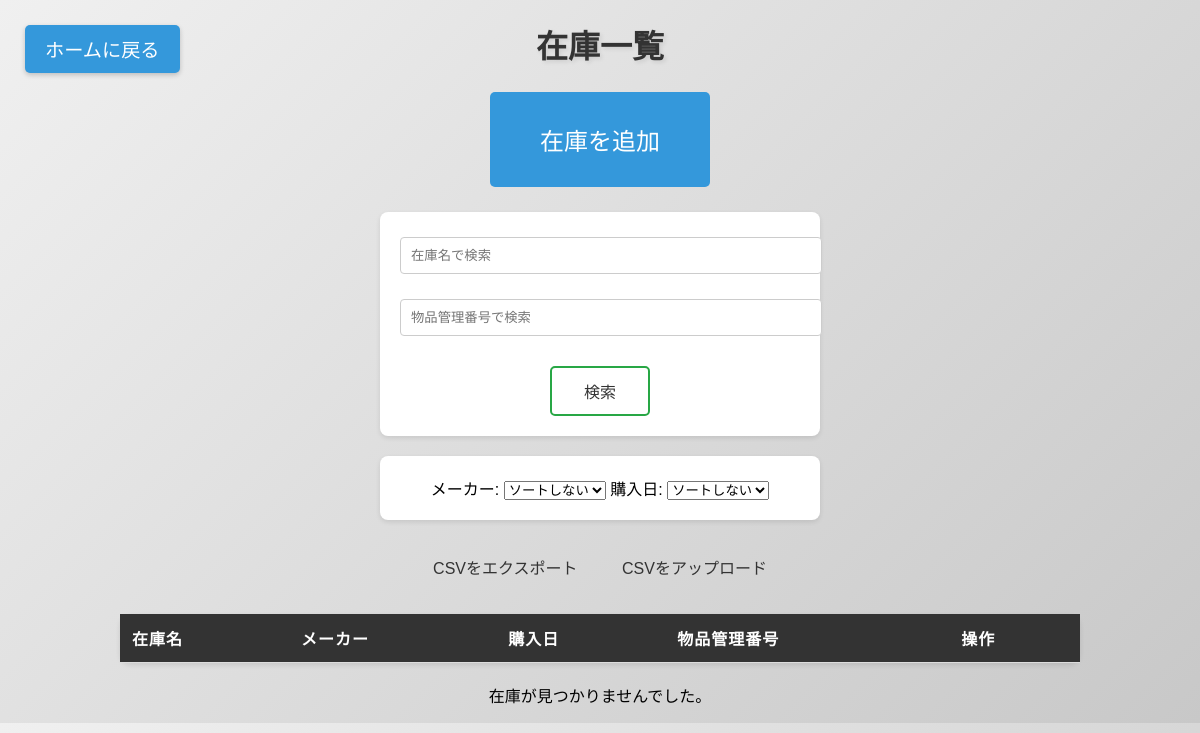
The page /inventory on the database as committed earlier.
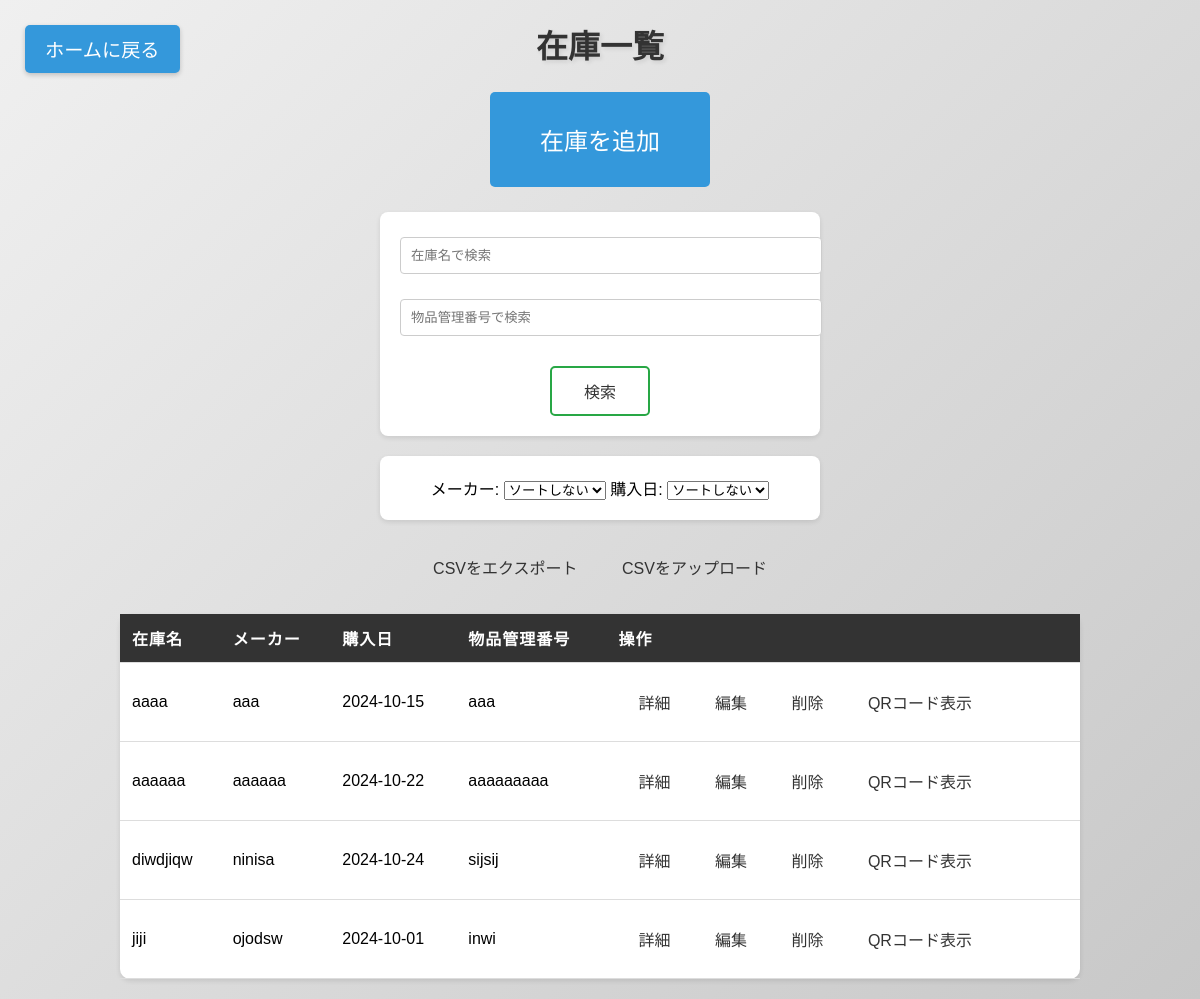
The same page on the database as committed later.
### tables this page shows
CREATE TABLE inventory (
            id INTEGER PRIMARY KEY AUTOINCREMENT,
            product_name TEXT NOT NULL,
            manufacturer TEXT NOT NULL,
            purchase_date TEXT NOT NULL,
            item_number TEXT,  -- 物品管理番号
            description TEXT   -- 説明
        );

### app.py (the view)
@app.route('/inventory')
def inventory():
    conn = get_db_connection()
    search_query = request.args.get('search')
    item_number = request.args.get('item_number')
    sort = request.args.get('sort')
    query = 'SELECT * FROM inventory WHERE 1=1'
    params = []
    if search_query:
        query += ' AND product_name LIKE ?'
        params.append('%' + search_query + '%')
    if item_number:
        query += ' AND item_number = ?'
        params.append(item_number)
    if sort == 'manufacturer':
        query += ' ORDER BY manufacturer'
    elif sort == 'purchase_date_asc':  # 購入日昇順
        query += ' ORDER BY purchase_date ASC'
    elif sort == 'purchase_date_desc':  # 購入日降順
        query += ' ORDER BY purchase_date DESC'
    products = conn.execute(query, params).fetchall()
    conn.close()
    return render_template('inventory.html', products=products)

### app.py (called while the page is built)
def get_db_connection():
    conn = sqlite3.connect('inventory.db')
    conn.row_factory = sqlite3.Row
    return conn

### templates/inventory.html (shortened to what this page needs)
<!DOCTYPE html>
<html lang="ja">
<head>
    <link rel="stylesheet" href="{{ url_for('static', filename='styles.css') }}">
    <link rel="stylesheet" href="{{ url_for('static', filename='styles.css') }}">
</head>
</head>
<body>
<h1>在庫一覧</h1>
<a href="{{ url_for('index') }}" class="back-button">ホームに戻る</a>
<a href="{{ url_for('show_add_product') }}" class="add-product-btn">在庫を追加</a>
    <form method="GET" action="{{ url_for('inventory') }}">
        <input type="text" name="search" placeholder="在庫名で検索" value="{{ request.args.get('search', '') }}">
        <input type="text" name="item_number" placeholder="物品管理番号で検索" value="{{ request.args.get('item_number', '') }}">
        <input type="submit" value="検索"style="width: 100px; height: 50px; font-size: 16px; margin-top: 10px;">
    </form>
<form method="GET" action="{{ url_for('inventory') }}">
    <label for="sort_manufacturer">メーカー:</label>
    <select id="sort_manufacturer" name="sort" onchange="this.form.submit()">
        <option value="">ソートしない</option>
    </select>
    <label for="sort_date">購入日:</label>
    <select id="sort_date" name="sort_date" onchange="this.form.submit()">
        <option value="">ソートしない</option>
    </select>
</form>
    <a href="{{ url_for('export_csv') }}">CSVをエクスポート</a>
    <a href="{{ url_for('upload_csv') }}">CSVをアップロード</a>
    <table>
        <thead>
            <tr>
                <th>在庫名</th>
                <th>メーカー</th>
                <th>購入日</th>
                <th>物品管理番号</th>
                <th>操作</th>
            </tr>
        </thead>
        <tbody>
            {% for product in products %}
                <tr>
                    <td>{{ product.product_name }}</td>
                    <td>{{ product.manufacturer }}</td>
                    <td>{{ product.purchase_date }}</td>
                    <td>{{ product.item_number }}</td>
                    <td>
                        <a href="{{ url_for('product_detail', product_id=product.id) }}">詳細</a>
                        <a href="{{ url_for('edit_product', product_id=product.id) }}">編集</a>
                        <a href="{{ url_for('delete_product', product_id=product.id) }}">削除</a>
                        <a href="{{ url_for('generate_qr', product_id=product.id) }}">QRコード表示</a>
                    </td>
                </tr>
            {% endfor %}
        </tbody>
    </table>
    {% if not products %}
        <p>在庫が見つかりませんでした。</p>
    {% endif %}
</body>
</html>

### static/styles.css (style rules this page uses)
body { font-family: 'Sacramento', cursive; margin: 0; padding: 0; background-color: #f4f4f4; background: linear-gradient(135deg, #f0f0f0, #c8c8c8); }
h1, h2 { text-align: center; color: #333; margin-bottom: 20px; text-shadow: 2px 2px 4px rgba(0, 0, 0, 0.1); }
a { text-decoration: none; color: #333; position: relative; display: inline-block; padding: 10px 15px; margin: 5px; transition: all 0.3s ease; background-color: transparent; }
a::after { content: ''; position: absolute; width: 100%; height: 2px; bottom: 0; left: 0; background-color: #ab1717; transform: scaleX(0); transform-origin: right; transition: transform 0.3s ease; }
table { width: 80%; margin: 20px auto; border-collapse: collapse; background-color: white; box-shadow: 0 2px 5px rgba(0, 0, 0, 0.1); border-radius: 10px; }
th, td { padding: 12px; text-align: left; border-bottom: 1px solid #ddd; }
th { background-color: #333; color: white; text-transform: uppercase; letter-spacing: 1px; }
form { max-width: 400px; margin: 20px auto; padding: 20px; background-color: white; box-shadow: 0 2px 5px rgba(0, 0, 0, 0.1); border-radius: 8px; }
input[type="text"], input[type="date"] { width: 100%; padding: 10px; margin: 5px 0 20px 0; border: 1px solid #ccc; border-radius: 4px; }
input[type="submit"] { background-color: transparent; color: #333; border: 2px solid #28a745; padding: 10px 15px; border-radius: 5px; cursor: pointer; position: relative; transition: all 0.3s ease; }
input[type="submit"]::after { content: ''; position: absolute; width: 100%; height: 2px; bottom: 0; left: 0; background-color: #28a745; transform: scaleX(0); transform-origin: right; transition: transform 0.3s ease; }

### templates/inventory.html (style rules this page uses)
body { text-align: center; font-family: Arial, sans-serif; }
.add-product-btn { font-size: 1.5em; padding: 30px 50px; background-color: #3498db; color: white; border: none; border-radius: 5px; text-decoration: none; display: inline-block; }
.back-button { position: absolute; top: 20px; left: 20px; font-size: 1.2em; text-decoration: none; color: white; background-color: #3498db; padding: 10px 20px; border-radius: 5px; box-shadow: 0 2px 5px rgba(0, 0, 0, 0.2); transition: background-color 0.3s; }

Rows that differ between the two databases and show on the page:
added inventory: product_name "aaaa", manufacturer "aaa", purchase_date "2024-10-15", item_number "aaa"
added inventory: product_name "aaaaaa", manufacturer "aaaaaa", purchase_date "2024-10-22", item_number "aaaaaaaaa"
added inventory: product_name "diwdjiqw", manufacturer "ninisa", purchase_date "2024-10-24", item_number "sijsij"
added inventory: product_name "jiji", manufacturer "ojodsw", purchase_date "2024-10-01", item_number "inwi"
Other text that changed with them:
text no longer shown: "在庫が見つかりませんでした。"
